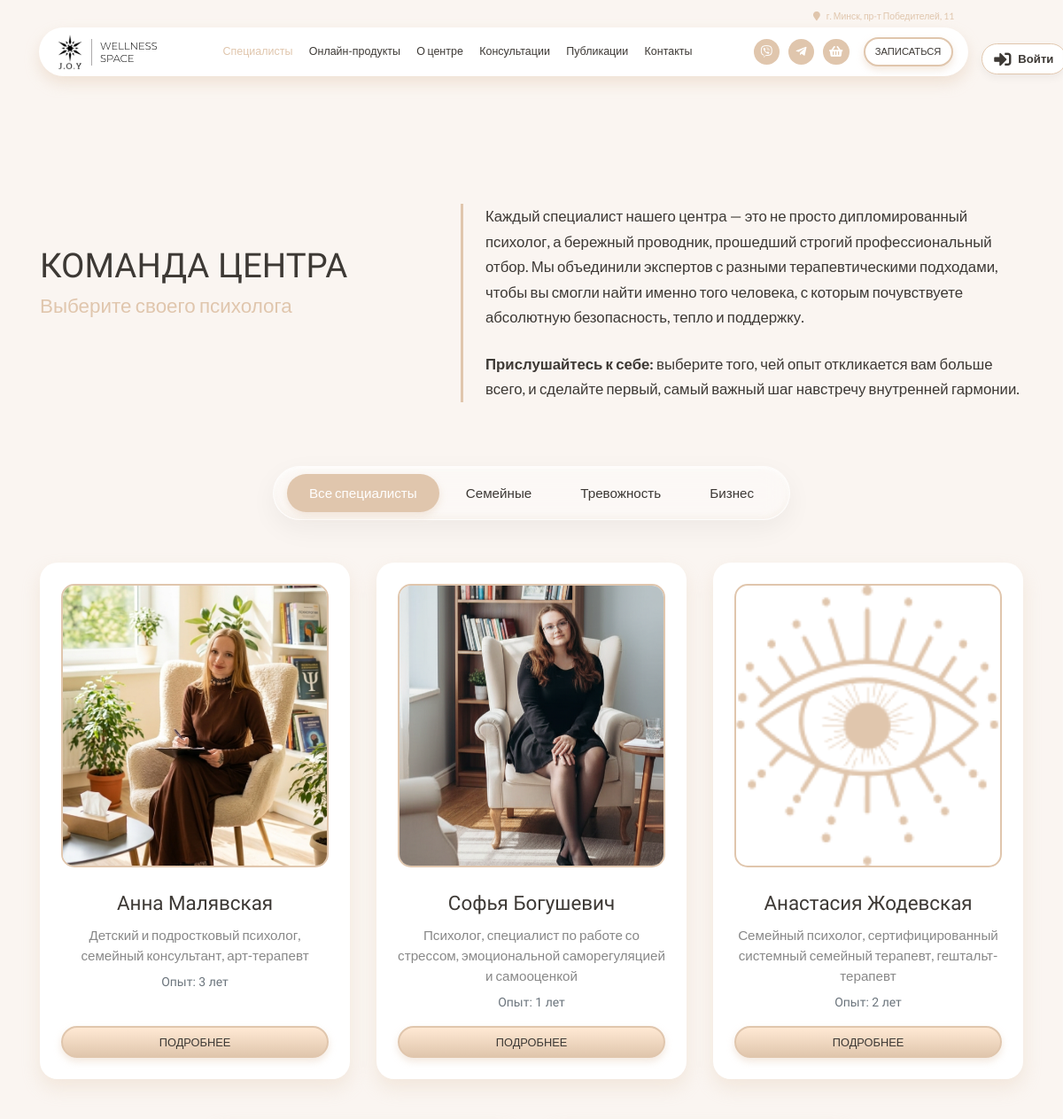
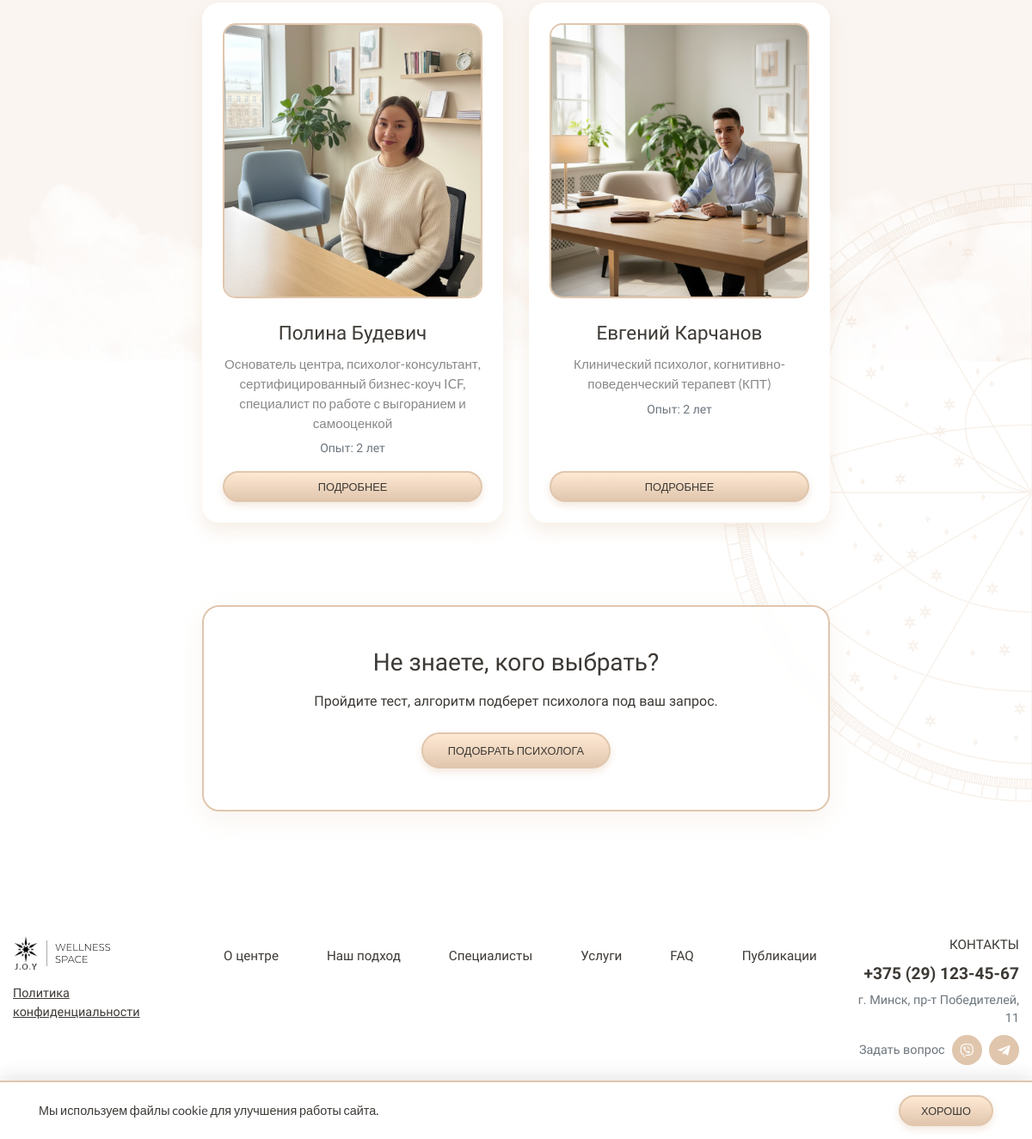
Page /specialists.php on the committed database (2 pictures, top to bottom).
### tables this page shows
CREATE TABLE `settings` (
  `id` int(11) NOT NULL,
  `phone` varchar(50) DEFAULT NULL,
  `email` varchar(100) DEFAULT NULL,
  `address` varchar(255) DEFAULT NULL,
  `telegram` varchar(100) DEFAULT NULL,
  `instagram` varchar(100) DEFAULT NULL,
  `work_hours` varchar(255) DEFAULT NULL
);

CREATE TABLE `specialists` (
  `id` int(11) NOT NULL,
  `user_id` int(11) NOT NULL,
  `photo` varchar(255) DEFAULT 'img/default-doc.png',
  `first_name` varchar(100) NOT NULL,
  `patronymic` varchar(100) DEFAULT NULL,
  `last_name` varchar(100) NOT NULL,
  `specialization` varchar(255) NOT NULL,
  `experience_years` int(11) NOT NULL,
  `education` text NOT NULL,
  `description` text NOT NULL,
  `work_schedule` varchar(255) DEFAULT '',
  `directions` text,
  `block1_title` varchar(255) DEFAULT NULL,
  `block1_text` text,
  `block2_title` varchar(255) DEFAULT NULL,
  `block2_text` text
);

### db.php (called while the page is built, shortened)
<?php
function getCurrentUser($pdo) {
    return null;
}
function getSettings($pdo) {
    try {
        $st = $pdo->query("SELECT * FROM settings LIMIT 1");
        return $st->fetch() ?: ['phone'=>'','email'=>'','address'=>'','telegram'=>'','instagram'=>'','work_hours'=>''];
    } catch (Exception $e) {
        return ['phone'=>'','email'=>'','address'=>'','telegram'=>'','instagram'=>'','work_hours'=>''];
    }
}
function joyViberUrl($p) {
    $d = preg_replace('/\D+/', '', (string)$p);
    return $d ? 'viber://chat?number=' . $d : '#';
}
function joyTelegramUrl($t) {
    $h = ltrim(trim((string)$t), '@');
    return $h ? 'https://t.me/' . rawurlencode($h) : '#';
}

### specialists.php (the view, shortened to what this page needs)
<?php
require_once 'db.php';
$st = $pdo->query("SELECT * FROM specialists ORDER BY id ASC");
$specs = $st->fetchAll();
require_once 'header.php';
?>
<section class="section" style="padding-top: 150px; padding-bottom: 100px;">
    <div class="mandala-wrapper-quiz">
        <img src="img/Group 186.png" class="rotating-mandala">
    </div>
    <div class="container">
        <div class="row align-items-center mb-5 pb-4">
            <div class="col-lg-5 mb-4">
                <h3 class="section-title text-left" style="font-size: 2.4rem;">КОМАНДА ЦЕНТРА</h3>
                <h2 class="subsection-title text-left" style="font-size: 1.4rem; color: #E0C6AD;">Выберите своего психолога</h2>
            </div>
            <div class="col-lg-7">
                <div class="specialists-header-desc">
                    <p class="mb-4">
                        Каждый специалист нашего центра — это не просто дипломированный психолог, а бережный проводник, прошедший строгий профессиональный отбор. Мы объединили экспертов с разными терапевтическими подходами, чтобы вы смогли найти именно того человека, с которым почувствуете абсолютную безопасность, тепло и поддержку.
                    </p>
                    <p class="mb-0">
                        <strong>Прислушайтесь к себе:</strong> выберите того, чей опыт откликается вам больше всего, и сделайте первый, самый важный шаг навстречу внутренней гармонии.
                    </p>
                </div>
            </div>
        </div>
        <div class="row justify-content-center mb-5">
            <div class="col-12 text-center">
                <div class="filters-group">
                    <button class="filter-btn active" data-filter="all">Все специалисты</button>
                    <button class="filter-btn" data-filter="семейн">Семейные</button>
                    <button class="filter-btn" data-filter="тревог">Тревожность</button>
                    <button class="filter-btn" data-filter="бизнес">Бизнес</button>
                </div>
            </div>
        </div>
        <div class="row justify-content-center" id="specialists-grid">
            <?php foreach($specs as $s): ?>
                <div class="col-lg-4 col-md-6 mb-5 spec-card-wrapper" data-specs="<?= mb_strtolower($s['specialization'] . ' ' . $s['description']) ?>">
                    <div class="specialist-card w-100 h-100 d-flex flex-column">
                        <img src="<?= htmlspecialchars($s['photo']) ?>" class="specialist-photo" onerror="this.src='img/Frame.png'">
                        <div class="specialist-name"><?= htmlspecialchars($s['first_name'] . ' ' . $s['last_name']) ?></div>
                        <div class="specialist-role mb-2"><?= htmlspecialchars($s['specialization']) ?></div>
                        <div class="text-muted small mb-3">Опыт: <?= $s['experience_years'] ?> лет</div>
                        <a href="profile.php?id=<?= $s['id'] ?>" class="main-button small-btn mt-auto">Подробнее</a>
                    </div>
                </div>
            <?php endforeach; ?>
        </div>
        <div class="row justify-content-center mt-5">
            <div class="col-lg-8">
                <div class="quiz-banner">
                    <h3 class="mb-3" style="font-family: 'Tenor Sans';">Не знаете, кого выбрать?</h3>
                    <p class="mb-4">Пройдите тест, алгоритм подберет психолога под ваш запрос.</p>
                    <button class="consultation-button mx-auto" onclick="document.getElementById('quizModal').style.display='flex'">ПОДОБРАТЬ ПСИХОЛОГА</button>
                </div>
            </div>
        </div>
    </div>
</section>
<?php require_once 'footer.php'; ?>

### header.php (shortened to what this page needs)
<?php
require_once 'db.php';
$user = getCurrentUser($pdo);
$settings = getSettings($pdo);
$page = basename($_SERVER['PHP_SELF']);
$viber = joyViberUrl($settings['phone'] ?? '');
$tg = joyTelegramUrl($settings['telegram'] ?? '');
$bClass = '';
if ($page == 'index.php' || $page == '') { $bClass = 'home-page'; }
elseif ($page == 'services.php') { $bClass = 'services-page'; }
elseif ($page == 'catalog.php') { $bClass = 'catalog-page'; }
elseif ($page == 'publications.php') { $bClass = 'publications-page'; }
elseif ($page == 'article.php') { $bClass = 'article-page'; }
elseif ($page == 'cabinet.php') { $bClass = 'cabinet-page'; }
elseif ($page == 'specialists.php') { $bClass = 'specialists-page'; }
elseif ($page == 'contacts.php') { $bClass = 'contacts-page'; }
elseif ($page == 'profile.php') { $bClass = 'profile-page'; }
elseif ($page == 'privacy.php') { $bClass = 'privacy-page'; }
elseif ($page == 'faq.php') { $bClass = 'faq-page'; }
?>
<!DOCTYPE html>
<html lang="ru">
<head>
<link rel="stylesheet" href="https://cdn.jsdelivr.net/npm/bootstrap@4.6.2/dist/css/bootstrap.min.css">
<link rel="stylesheet" href="https://cdnjs.cloudflare.com/ajax/libs/font-awesome/5.15.4/css/all.min.css">
<link rel="stylesheet" href="joy.css?v=<?= time() ?>">
</head>
<body class="<?= $bClass ?>">
<div class="nav-container">
    <div class="user-corner user-corner--desktop d-none d-lg-flex">
        <?php if($user): ?>
            <a href="cabinet.php" class="user-link-header"><i class="fas fa-user-circle mr-2"></i> <?= htmlspecialchars($user['name']) ?></a>
        <?php else: ?>
            <a href="#" class="user-link-header" onclick="openAuthModal(event)"><i class="fas fa-sign-in-alt mr-2"></i> Войти</a>
        <?php endif; ?>
    </div>
    <div class="nav-centered">
        <div class="nav-address-row">
            <div class="address"><a href="contacts.php"><i class="fa fa-map-marker"></i> <?= htmlspecialchars($settings['address'] ?: 'г. Минск, пр-т Победителей, 11') ?></a></div>
        </div>
        <div class="nav-bar">
            <a href="index.php" class="logo-link"><img src="img/Frame.svg" class="logo"></a>
            <div class="nav-links d-none d-lg-flex">
                <a href="specialists.php" class="<?= $page == 'specialists.php' ? 'active-link' : '' ?>">Специалисты</a>
                <a href="catalog.php" class="<?= $page == 'catalog.php' ? 'active-link' : '' ?>">Онлайн-продукты</a>
                <a href="index.php#section-2">О центре</a>
                <a href="services.php" class="<?= $page == 'services.php' ? 'active-link' : '' ?>">Консультации</a>
                <a href="publications.php" class="<?= ($page == 'publications.php' || $page == 'article.php') ? 'active-link' : '' ?>">Публикации</a>
                <a href="contacts.php" class="<?= $page == 'contacts.php' ? 'active-link' : '' ?>">Контакты</a>
            </div>
            <div class="nav-actions">
                <div class="nav-actions-desktop d-none d-lg-flex align-items-center">
                    <div class="social-icons">
                        <a href="<?= htmlspecialchars($viber) ?>"><i class="fab fa-viber"></i></a>
                        <a href="<?= htmlspecialchars($tg) ?>" target="_blank"><i class="fab fa-telegram-plane"></i></a>
                        <a href="cabinet.php?tab=cart">
                            <i class="fas fa-shopping-basket"></i>
                        </a>
                    </div>
                    <a href="#" class="appointment-button" onclick="openAppointment(event)">Записаться</a>
                </div>
            </div>
        </div>
    </div>
</div>

### footer.php (shortened to what this page needs)
<?php
$set = getSettings($pdo);
?>
<section id="section-11" class="section section-11">
    <div class="container footer-container">
        <div class="footer-main">
            <div class="footer-row first-row d-flex justify-content-between align-items-start">
                <div class="footer-left d-flex flex-column">
                    <a href="index.php" class="logo-link mb-3"><img src="img/Frame.svg" alt="Logo" class="logo"></a>
                    <a href="privacy.php" class="legal-link mt-auto">Политика конфиденциальности</a>
                </div>
                <div class="footer-nav d-flex justify-content-center align-items-center flex-grow-1 px-3">
                    <a href="index.php#section-2" class="nav-link">О центре</a>
                    <a href="index.php#section-3" class="nav-link">Наш подход</a>
                    <a href="specialists.php" class="nav-link">Специалисты</a>
                    <a href="services.php" class="nav-link">Услуги</a>
                    <a href="faq.php" class="nav-link">FAQ</a>
                    <a href="publications.php" class="nav-link">Публикации</a>
                </div>
                <div class="footer-contacts text-right">
                    <a href="index.php#section-10" class="nav-link p-0 mb-2 d-block text-uppercase" style="font-family: 'Tenor Sans';">КОНТАКТЫ</a>
                    <div class="contact-phone font-weight-bold" style="font-size: 1.2rem;"><?= htmlspecialchars($set['phone']) ?></div>
                    <div class="contact-address text-muted mb-2" style="font-size: 0.9rem;"><?= htmlspecialchars($set['address']) ?></div>
                    <div class="contact-question d-flex align-items-center justify-content-end">
                        <span class="mr-2 text-muted" style="font-size: 0.9rem;">Задать вопрос</span>
                        <a href="<?= htmlspecialchars(joyViberUrl($set['phone'] ?? '')) ?>" class="social-icon viber"><i class="fab fa-viber"></i></a>
                        <a href="<?= htmlspecialchars(joyTelegramUrl($set['telegram'] ?? '')) ?>" class="social-icon telegram ml-2"><i class="fab fa-telegram-plane"></i></a>
                    </div>
                </div>
            </div>
        </div>
        <div class="footer-copyright">J.O.Y Wellness space 2026 ©</div>
    </div>
</section>
<?php if(!isset($_COOKIE['joy_privacy'])): ?>
<div class="cookie-banner">
    <div class="container">
        <div class="row align-items-center">
            <div class="col-md-9"><p class="small m-0">Мы используем файлы cookie для улучшения работы сайта.</p></div>
            <div class="col-md-3 text-md-right"><form method="POST"><button type="submit" name="accept_cookies" class="main-button small-btn">Хорошо</button></form></div>
        </div>
    </div>
</div>
<?php endif; ?>
</body>
</html>

### rows in the picture
settings: address "г. Минск, пр-т Победителей, 11", phone "+375 (29) 123-45-67"
specialists: photo (picture), first_name+last_name "Анна Малявская", specialization "Детский и подростковый психолог, семейный консультант, арт-терапевт", experience_years "3"
specialists: photo (picture), first_name+last_name "Софья Богушевич", specialization "Психолог, специалист по работе со стрессом, эмоциональной саморегуляцией и самооценкой", experience_years "1"
specialists: shows a picture, first_name+last_name "Анастасия Жодевская", specialization "Семейный психолог, сертифицированный системный семейный терапевт, гештальт-терапевт", experience_years "2"
specialists: photo (picture), first_name+last_name "Полина Будевич", specialization "Основатель центра, психолог-консультант, сертифицированный бизнес-коуч ICF, специалист по работе с выгоранием и самооценкой", experience_years "2"
specialists: photo (picture), first_name+last_name "Евгений Карчанов", specialization "Клинический психолог, когнитивно-поведенческий терапевт (КПТ)", experience_years "2"
